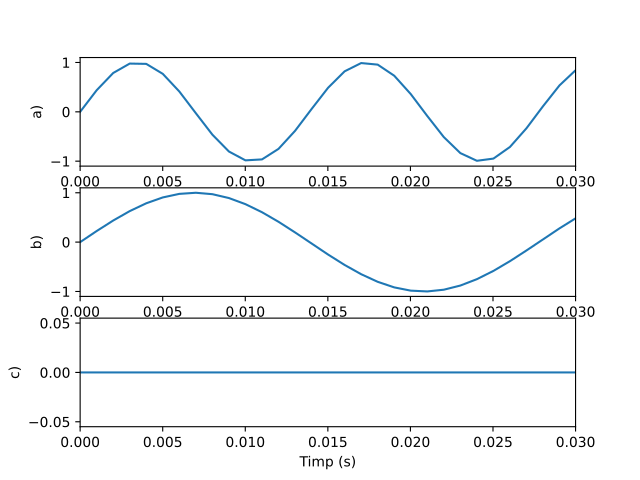

Source code (Python):
import matplotlib.pyplot as plt 
import numpy as np

# Frecventa de esantionare mentionata in ghid
fs = 44100

fig, axs = plt.subplots(3)

def a(x):
    return np.sin(2 * np.pi * fs/2 * x)

def b(x):
    return np.sin(2 * np.pi * fs/4 * x)

def c(x):
    return np.sin(2 * np.pi * 0 * x)

t = np.linspace(0,1,1000)


axs[0].plot(t,a(t))
axs[0].set_ylabel("a)")
axs[0].set_xlim([0,0.03])
axs[1].plot(t,b(t))
axs[1].set_ylabel("b)")
axs[1].set_xlim([0,0.03])
axs[2].plot(t,c(t) )
axs[2].set_ylabel("c)")
axs[2].set_xlim([0,0.03])

plt.xlabel("Timp (s)")
plt.savefig("lab02/ex6.pdf")
plt.show()

# In timpul in care se termina o perioada pentru fs/4, se termina 2 perioade pentru fs/2.
# Pentru f = 0 Hz, nu se intampla nimic
